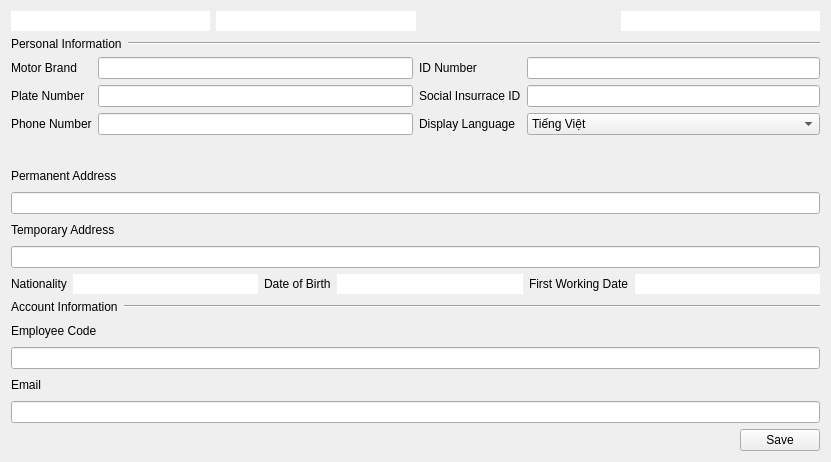
<?xml version="1.0" encoding="UTF-8"?>
<ui version="4.0">
 <class>MyProfileWidget</class>
 <widget class="QWidget" name="MyProfileWidget">
  <property name="geometry">
   <rect>
    <x>0</x>
    <y>0</y>
    <width>831</width>
    <height>462</height>
   </rect>
  </property>
  <property name="windowTitle">
   <string>Form</string>
  </property>
  <layout class="QVBoxLayout" name="verticalLayout_2">
   <item>
    <layout class="QHBoxLayout" name="horizontalLayout_6">
     <item>
      <widget class="QLineEdit" name="txtFirstName">
       <property name="frame">
        <bool>false</bool>
       </property>
       <property name="readOnly">
        <bool>true</bool>
       </property>
      </widget>
     </item>
     <item>
      <widget class="QLineEdit" name="txtLastName">
       <property name="frame">
        <bool>false</bool>
       </property>
       <property name="readOnly">
        <bool>true</bool>
       </property>
      </widget>
     </item>
     <item>
      <spacer name="horizontalSpacer_2">
       <property name="orientation">
        <enum>Qt::Horizontal</enum>
       </property>
       <property name="sizeHint" stdset="0">
        <size>
         <width>40</width>
         <height>20</height>
        </size>
       </property>
      </spacer>
     </item>
     <item>
      <widget class="QLineEdit" name="txtStatus">
       <property name="frame">
        <bool>false</bool>
       </property>
       <property name="readOnly">
        <bool>true</bool>
       </property>
      </widget>
     </item>
    </layout>
   </item>
   <item>
    <layout class="QHBoxLayout" name="horizontalLayout_2">
     <property name="sizeConstraint">
      <enum>QLayout::SetDefaultConstraint</enum>
     </property>
     <item>
      <widget class="QLabel" name="label">
       <property name="sizePolicy">
        <sizepolicy hsizetype="Preferred" vsizetype="Fixed">
         <horstretch>0</horstretch>
         <verstretch>0</verstretch>
        </sizepolicy>
       </property>
       <property name="text">
        <string>Personal Information</string>
       </property>
      </widget>
     </item>
     <item>
      <widget class="Line" name="line">
       <property name="sizePolicy">
        <sizepolicy hsizetype="MinimumExpanding" vsizetype="Fixed">
         <horstretch>0</horstretch>
         <verstretch>0</verstretch>
        </sizepolicy>
       </property>
       <property name="orientation">
        <enum>Qt::Horizontal</enum>
       </property>
      </widget>
     </item>
    </layout>
   </item>
   <item>
    <layout class="QHBoxLayout" name="horizontalLayout_3">
     <item>
      <layout class="QFormLayout" name="formLayout_2">
       <item row="0" column="1">
        <widget class="QLineEdit" name="txtMotorBrand">
         <property name="sizePolicy">
          <sizepolicy hsizetype="Expanding" vsizetype="Fixed">
           <horstretch>0</horstretch>
           <verstretch>0</verstretch>
          </sizepolicy>
         </property>
        </widget>
       </item>
       <item row="1" column="1">
        <widget class="QLineEdit" name="txtPlateNumber">
         <property name="sizePolicy">
          <sizepolicy hsizetype="Expanding" vsizetype="Fixed">
           <horstretch>0</horstretch>
           <verstretch>0</verstretch>
          </sizepolicy>
         </property>
        </widget>
       </item>
       <item row="0" column="0">
        <widget class="QLabel" name="label_5">
         <property name="text">
          <string>Motor Brand</string>
         </property>
        </widget>
       </item>
       <item row="1" column="0">
        <widget class="QLabel" name="label_3">
         <property name="text">
          <string>Plate Number</string>
         </property>
        </widget>
       </item>
       <item row="2" column="0">
        <widget class="QLabel" name="label_7">
         <property name="text">
          <string>Phone Number</string>
         </property>
        </widget>
       </item>
       <item row="2" column="1">
        <widget class="QLineEdit" name="txtPhoneNumber"/>
       </item>
      </layout>
     </item>
     <item>
      <layout class="QFormLayout" name="formLayout">
       <item row="0" column="0">
        <widget class="QLabel" name="label_4">
         <property name="text">
          <string>ID Number</string>
         </property>
        </widget>
       </item>
       <item row="0" column="1">
        <widget class="QLineEdit" name="txtIdNumber"/>
       </item>
       <item row="1" column="1">
        <widget class="QLineEdit" name="txtSocialId"/>
       </item>
       <item row="1" column="0">
        <widget class="QLabel" name="label_6">
         <property name="text">
          <string>Social Insurrace ID</string>
         </property>
        </widget>
       </item>
       <item row="2" column="0">
        <widget class="QLabel" name="label_15">
         <property name="text">
          <string>Display Language</string>
         </property>
        </widget>
       </item>
       <item row="2" column="1">
        <widget class="QComboBox" name="cbxDisplayLanguage">
         <property name="editable">
          <bool>false</bool>
         </property>
         <item>
          <property name="text">
           <string>Tiếng Việt</string>
          </property>
         </item>
         <item>
          <property name="text">
           <string>English</string>
          </property>
         </item>
         <item>
          <property name="text">
           <string>Français</string>
          </property>
         </item>
        </widget>
       </item>
      </layout>
     </item>
    </layout>
   </item>
   <item>
    <layout class="QVBoxLayout" name="verticalLayout">
     <item>
      <widget class="QLabel" name="label_8">
       <property name="text">
        <string>Permanent Address</string>
       </property>
      </widget>
     </item>
     <item>
      <widget class="QLineEdit" name="txtPermAddress"/>
     </item>
     <item>
      <widget class="QLabel" name="label_9">
       <property name="text">
        <string>Temporary Address</string>
       </property>
      </widget>
     </item>
     <item>
      <widget class="QLineEdit" name="txtTempAddress"/>
     </item>
    </layout>
   </item>
   <item>
    <layout class="QHBoxLayout" name="horizontalLayout_5">
     <item>
      <widget class="QLabel" name="label_10">
       <property name="text">
        <string>Nationality</string>
       </property>
      </widget>
     </item>
     <item>
      <widget class="QLineEdit" name="txtNationality">
       <property name="frame">
        <bool>false</bool>
       </property>
       <property name="readOnly">
        <bool>true</bool>
       </property>
      </widget>
     </item>
     <item>
      <widget class="QLabel" name="label_11">
       <property name="text">
        <string>Date of Birth</string>
       </property>
      </widget>
     </item>
     <item>
      <widget class="QLineEdit" name="txtDOB">
       <property name="frame">
        <bool>false</bool>
       </property>
       <property name="readOnly">
        <bool>true</bool>
       </property>
      </widget>
     </item>
     <item>
      <widget class="QLabel" name="label_12">
       <property name="text">
        <string>First Working Date</string>
       </property>
      </widget>
     </item>
     <item>
      <widget class="QLineEdit" name="txtFirstWorkingDate">
       <property name="frame">
        <bool>false</bool>
       </property>
       <property name="readOnly">
        <bool>true</bool>
       </property>
      </widget>
     </item>
    </layout>
   </item>
   <item>
    <layout class="QHBoxLayout" name="horizontalLayout">
     <item>
      <widget class="QLabel" name="label_2">
       <property name="text">
        <string>Account Information</string>
       </property>
      </widget>
     </item>
     <item>
      <widget class="Line" name="line_2">
       <property name="sizePolicy">
        <sizepolicy hsizetype="MinimumExpanding" vsizetype="Fixed">
         <horstretch>0</horstretch>
         <verstretch>0</verstretch>
        </sizepolicy>
       </property>
       <property name="orientation">
        <enum>Qt::Horizontal</enum>
       </property>
      </widget>
     </item>
    </layout>
   </item>
   <item>
    <layout class="QVBoxLayout" name="verticalLayout_3">
     <item>
      <widget class="QLabel" name="label_14">
       <property name="text">
        <string>Employee Code</string>
       </property>
      </widget>
     </item>
     <item>
      <widget class="QLineEdit" name="txtEmpCode">
       <property name="readOnly">
        <bool>true</bool>
       </property>
      </widget>
     </item>
     <item>
      <widget class="QLabel" name="label_13">
       <property name="text">
        <string>Email</string>
       </property>
      </widget>
     </item>
     <item>
      <widget class="QLineEdit" name="txtEmail">
       <property name="readOnly">
        <bool>true</bool>
       </property>
      </widget>
     </item>
    </layout>
   </item>
   <item>
    <layout class="QHBoxLayout" name="horizontalLayout_4">
     <item>
      <spacer name="horizontalSpacer">
       <property name="orientation">
        <enum>Qt::Horizontal</enum>
       </property>
       <property name="sizeHint" stdset="0">
        <size>
         <width>40</width>
         <height>20</height>
        </size>
       </property>
      </spacer>
     </item>
     <item>
      <widget class="QPushButton" name="btnSave">
       <property name="text">
        <string>Save</string>
       </property>
      </widget>
     </item>
    </layout>
   </item>
  </layout>
 </widget>
 <resources/>
 <connections/>
</ui>
